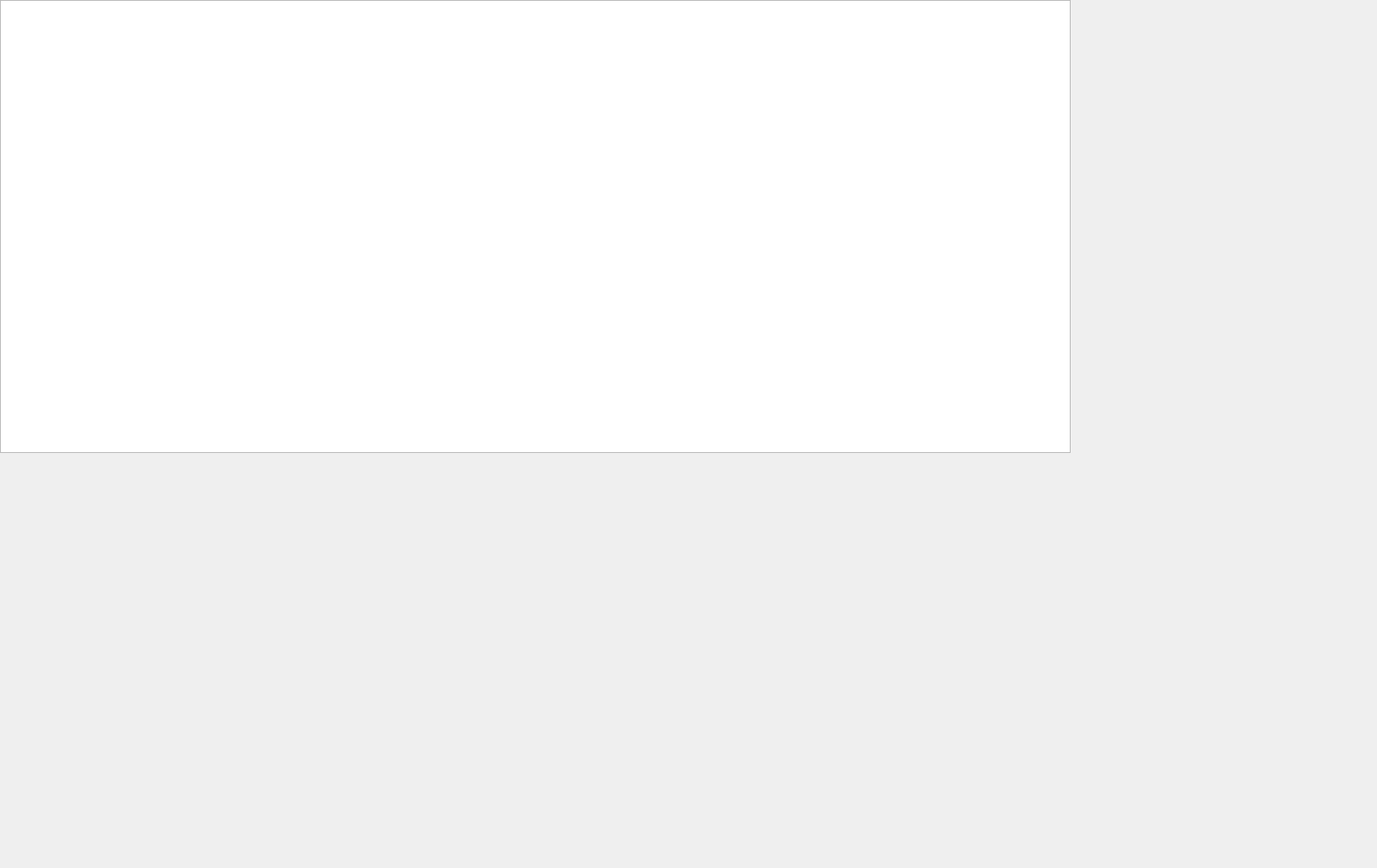
<?xml version="1.0" encoding="UTF-8"?>
<ui version="4.0">
 <class>LineChart_UI</class>
 <widget class="QWidget" name="LineChart_UI">
  <property name="geometry">
   <rect>
    <x>0</x>
    <y>0</y>
    <width>1672</width>
    <height>1054</height>
   </rect>
  </property>
  <property name="windowTitle">
   <string>Form</string>
  </property>
  <widget class="QChartView" name="graphicsView">
   <property name="geometry">
    <rect>
     <x>0</x>
     <y>0</y>
     <width>1300</width>
     <height>550</height>
    </rect>
   </property>
   <property name="sizePolicy">
    <sizepolicy hsizetype="Preferred" vsizetype="Preferred">
     <horstretch>0</horstretch>
     <verstretch>0</verstretch>
    </sizepolicy>
   </property>
   <property name="minimumSize">
    <size>
     <width>1300</width>
     <height>550</height>
    </size>
   </property>
   <property name="maximumSize">
    <size>
     <width>1300</width>
     <height>550</height>
    </size>
   </property>
  </widget>
 </widget>
 <customwidgets>
  <customwidget>
   <class>QChartView</class>
   <extends>QGraphicsView</extends>
   <header location="global">qchartview.h</header>
  </customwidget>
 </customwidgets>
 <resources/>
 <connections/>
</ui>
